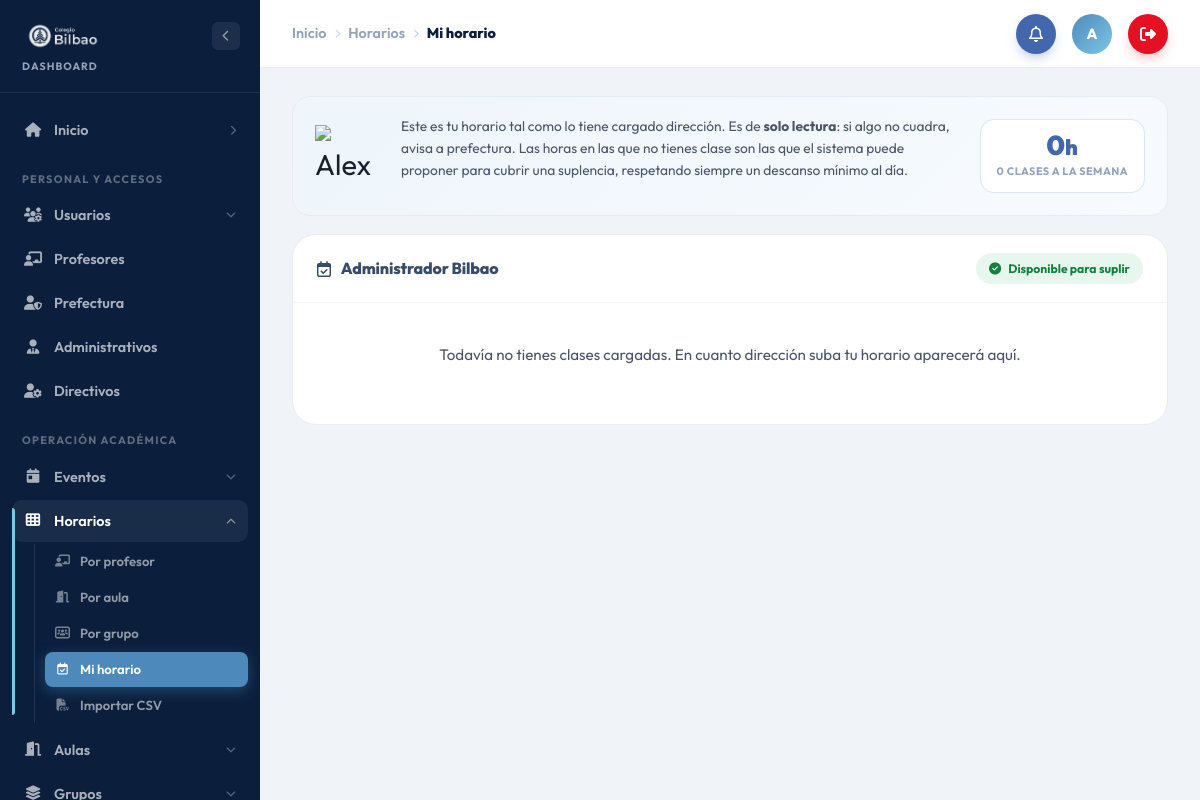
Screenshot of /dashboard/horarios/mi-horario (signed in) with the database file from the repository.
### tables this page shows
CREATE TABLE usuarios (
    id               INT UNSIGNED  NOT NULL AUTO_INCREMENT,
    nombre           VARCHAR(120)  NOT NULL,
    email            VARCHAR(180)  NOT NULL,
    password         VARCHAR(255)  NOT NULL,
    rol              ENUM('administrador','usuario') NOT NULL DEFAULT 'usuario',
    rol_redaccion    ENUM('revisor','editor') NULL,   
     
     
     
     
    tipo_personal    SET('profesor','prefecto','administrativo','directivo') NULL,
     
     
     
     
    niveles          SET('Maternal','Kinder','Primaria','Secundaria','Bachillerato') NULL,
    puede_suplir     TINYINT(1)    NOT NULL DEFAULT 1,  
    modulos          VARCHAR(255)  NULL,           
    fecha_nacimiento DATE          NULL,           
    avatar           VARCHAR(255)  NULL,
    ultimo_acceso    DATETIME      NULL,
    creado_en        TIMESTAMP     NOT NULL DEFAULT CURRENT_TIMESTAMP,
    PRIMARY KEY (id),
    UNIQUE KEY uq_email (email)
);

### views/blog/horarios/mi-horario.php (the view, shortened to what the rows shown need)
<?php
$puedeSuplir  = (int)($profesor->puede_suplir ?? 1) === 1;
?>
<div class="admin-layout">
    <?php include __DIR__ . '/../_sidebar.php'; ?>
    <div class="admin-main">
        <main class="admin-content">
            <div class="admin-panel">
                <div class="admin-panel__header hor-head">
                    <h2 class="admin-panel__title"><i class="fa-regular fa-calendar-check"></i> <?= s($profesor->nombre) ?></h2>
                    <div class="hor-head__meta">
                        <span class="mih-badge<?= $puedeSuplir ? '' : ' mih-badge--off' ?>">
                        </span>
                    </div>
                </div>
            </div>
        </main>
    </div>
</div>

### views/blog/_sidebar.php (shortened to what the rows shown need)
<?php
if (!function_exists('_nav_active')) {
    function _nav_active(string $path): string {
        $cp = parse_url($_SERVER['REQUEST_URI'] ?? '/', PHP_URL_PATH);
        $cp = ($cp !== '/') ? rtrim($cp, '/') : '/';
        return $cp === $path ? ' active' : '';
    }
    function _nav_active_prefix(string $prefix): string {
        $cp = parse_url($_SERVER['REQUEST_URI'] ?? '/', PHP_URL_PATH);
        $cp = ($cp !== '/') ? rtrim($cp, '/') : '/';
        return str_starts_with($cp, $prefix) ? ' active' : '';
    }
}
require_once __DIR__ . '/_modulos.php';
$_cp = parse_url($_SERVER['REQUEST_URI'] ?? '/', PHP_URL_PATH);
$_cp = ($_cp !== '/') ? rtrim($_cp, '/') : '/';
if     (str_starts_with($_cp, '/dashboard/suplencias'))      $_modActivo = 'suplencias';
elseif (str_starts_with($_cp, '/dashboard/horarios'))        $_modActivo = 'horarios';
elseif (str_starts_with($_cp, '/dashboard/eventos'))         $_modActivo = 'eventos';
elseif (str_starts_with($_cp, '/dashboard/aulas'))           $_modActivo = 'aulas';
elseif (str_starts_with($_cp, '/dashboard/grupos'))          $_modActivo = 'grupos';
elseif (str_starts_with($_cp, '/dashboard/usuarios'))        $_modActivo = 'usuarios';
elseif (str_starts_with($_cp, '/dashboard/profesores'))      $_modActivo = 'profesores';
elseif (str_starts_with($_cp, '/dashboard/prefectura'))      $_modActivo = 'prefectura';
elseif (str_starts_with($_cp, '/dashboard/administrativos')) $_modActivo = 'administrativos';
elseif (str_starts_with($_cp, '/dashboard/directivos'))      $_modActivo = 'directivos';
elseif (str_starts_with($_cp, '/dashboard/notificaciones'))  $_modActivo = 'notificaciones';
elseif ($_cp === '/dashboard')                               $_modActivo = 'home';
elseif (preg_match('#^/dashboard/(redaccion|articulos|categorias|noticias|revisiones|testimoniales|autores)#', $_cp)) {
    $_modActivo = 'redaccion';
}
else                                                         $_modActivo = 'home';
$_esAdmin   = ($_SESSION['blog_usuario']['rol'] ?? '') === 'administrador';
$_catMods = blog_modulos_catalogo();
$_misMods = $_esAdmin
    ? \Model\UsuarioBlog::MODULOS_ASIGNABLES
    : array_values(array_filter(array_map('trim', explode(',', (string)($_SESSION['blog_usuario']['modulos'] ?? '')))));
$_grupos  = blog_modulos_visibles($_misMods);
?>
<aside class="admin-sidebar" id="adminSidebar">
    <nav class="admin-sidebar__nav" aria-label="Navegación de administración">
        <?php foreach ($_grupos as $_g): ?>
        <div class="admin-nav__section">
            <span class="admin-nav__section-label"><?= htmlspecialchars($_g['label']) ?></span>
            <?php foreach ($_g['claves'] as $_k):
                $_m      = $_catMods[$_k];
                $_sub    = blog_modulos_subnav($_k);
                $_actual = ($_modActivo === $_k);
            ?>
                <?php if (!$_sub): ?>
                <a href="<?= $_m['url'] ?>" title="<?= htmlspecialchars($_m['nombre']) ?>"
                   class="admin-nav__link<?= $_actual ? ' is-current' : '' ?>">
                    <i class="fa-solid <?= $_m['icon'] ?>"></i>
                    <span class="admin-nav__label"><?= htmlspecialchars($_m['nombre']) ?></span>
                </a>
                <?php else: ?>
                <div class="admin-nav__mod<?= $_actual ? ' is-current' : '' ?>" data-nav-mod>
                    <button type="button" class="admin-nav__link admin-nav__toggle"
                            data-nav-toggle aria-expanded="<?= $_actual ? 'true' : 'false' ?>"
                            title="<?= htmlspecialchars($_m['nombre']) ?>">
                        <i class="fa-solid <?= $_m['icon'] ?>"></i>
                        <span class="admin-nav__label"><?= htmlspecialchars($_m['nombre']) ?></span>
                        <i class="fa-solid fa-chevron-down admin-nav__caret" aria-hidden="true"></i>
                    </button>
                    <div class="admin-nav__sub" data-nav-sub<?= $_actual ? '' : ' hidden' ?>>
                        <?php foreach ($_sub as $_s): ?>
                        <a href="<?= $_s['url'] ?>" title="<?= htmlspecialchars($_s['label']) ?>"
                           class="admin-nav__sublink<?= !empty($_s['prefijo']) ? _nav_active_prefix($_s['url']) : _nav_active($_s['url']) ?>">
                            <i class="<?= str_starts_with($_s['icon'], 'fa-regular') ? '' : 'fa-solid ' ?><?= $_s['icon'] ?>"></i>
                            <span class="admin-nav__label"><?= htmlspecialchars($_s['label']) ?></span>
                        </a>
                        <?php endforeach; ?>
                    </div>
                </div>
                <?php endif; ?>
            <?php endforeach; ?>
        </div>
        <?php endforeach; ?>
    </nav>
</aside>

### rows the page displays
usuarios: rol "administrador" (drawn), tipo_personal "Usuarios", tipo_personal "Profesores", tipo_personal "Prefectura", tipo_personal "Administrativos", tipo_personal "Directivos", tipo_personal "Eventos", tipo_personal "Horarios", tipo_personal "Aulas", nombre "Administrador Bilbao"

### other values shown
$_cr['label'] "Inicio"
$_cr['label'] "Horarios"
$_cr['label'] "Mi horario"
$_g['label'] "PERSONAL Y ACCESOS"
$_g['label'] "OPERACIÓN ACADÉMICA"
$_s['label'] "Por profesor"
$_s['label'] "Por aula"
$_s['label'] "Por grupo"
$_s['label'] "Mi horario"
$_s['label'] "Importar CSV"
$_tbInicial "A"
$horasEnteras "0"
$totalClases "0"
